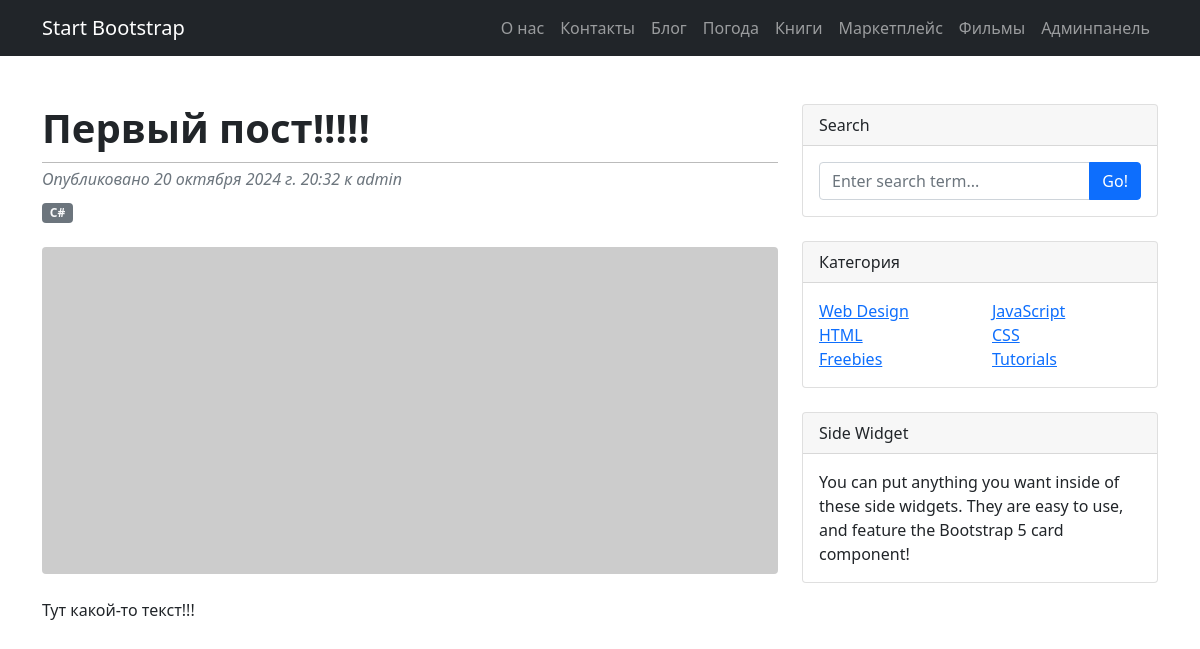
Page /detail/1/ on the committed database.
### blog/models.py (models this page shows, shortened)
class Post(models.Model):
    author = models.ForeignKey(settings.AUTH_USER_MODEL, on_delete=models.CASCADE)
    title = models.CharField(max_length=200)
    text = models.TextField()
    created_date = models.DateTimeField(default=timezone.now)
    published_date = models.DateTimeField(blank=True, null=True)
    category = models.ForeignKey(
        Category,
        verbose_name="Категория",
        on_delete=models.SET_NULL,
        blank=True,
        null=True,
    )
    image = models.ImageField(
        "Превью поста",
        blank=True,
        null=True,
        upload_to="images/thumbnails/%Y/%m/%d/",
        validators=[
            FileExtensionValidator(allowed_extensions=("png", "jpg", "webp", "gif"))
        ],
    )

class Category(models.Model):
    name = models.CharField(max_length=200)
    def __str__(self):
        return self.name

### blog/views.py (the view)
# urls.py: path("detail/<int:pk>/", views.post_detail, name='post_detail'),
def post_detail(request, pk):
    post = Post.objects.get(pk=pk)
    return render(request, "blog/post_detail.html", {"post": post})

### blog/templates/blog/post_detail.html (shortened to what this page needs)
{% extends "blog/base.html" %}
{% block content %}
<div class="row">
    <div class="col-lg-8">
        <article>
            <header class="mb-4">
                <h1 class="fw-bolder mb-1">{{ post.title }}</h1>
                <div class="text-muted fst-italic mb-2">Опубликовано {{ post.published_date }} к {{ post.author }}</div>
                <a class="badge bg-secondary text-decoration-none link-light" href="#!">{{ post.category}}</a>
            </header>
            <figure class="mb-4"><img class="img-fluid rounded"
                {% if post.image %}
                    src='{{ post.image.url }}'
                {% else %}
                    src="https://dummyimage.com/900x400/ced4da/6c757d.jpg" alt="..."
                {% endif %}
                /></figure>
            <section class="mb-5">
                {{ post.text|linebreaks }}
            </section>
        </article>
    </div>
    <div class="col-lg-4">
        <div class="card mb-4">
            <div class="card-header">Search</div>
            <div class="card-body">
                <div class="input-group">
                    <input class="form-control" type="text" placeholder="Enter search term..." aria-label="Enter search term..." aria-describedby="button-search" />
                    <button class="btn btn-primary" id="button-search" type="button">Go!</button>
                </div>
            </div>
        </div>
        <div class="card mb-4">
            <div class="card-header">Категория</div>
            <div class="card-body">
                <div class="row">
                    <div class="col-sm-6">
                        <ul class="list-unstyled mb-0">
                            <li><a href="#!">Web Design</a></li>
                            <li><a href="#!">HTML</a></li>
                            <li><a href="#!">Freebies</a></li>
                        </ul>
                    </div>
                    <div class="col-sm-6">
                        <ul class="list-unstyled mb-0">
                            <li><a href="#!">JavaScript</a></li>
                            <li><a href="#!">CSS</a></li>
                            <li><a href="#!">Tutorials</a></li>
                        </ul>
                    </div>
                </div>
            </div>
        </div>
        <div class="card mb-4">
            <div class="card-header">Side Widget</div>
            <div class="card-body">You can put anything you want inside of these side widgets. They are easy to use, and feature the Bootstrap 5 card component!</div>
        </div>
    </div>
</div>
{% endblock %}

### blog/static/css/blog.css (style rules this page uses)
body { margin:0; padding:0; font-family:helvetica, sans-serif; }
a { color:#00abff; text-decoration:none; }
h1 { font-weight:normal; border-bottom:1px solid #bbb; padding:0 0 10px 0; }
input, textarea { clear:both; float:left; margin:0 0 10px; background:#ededed; border:0; padding:6px 10px; font-size:12px; }

### rows in the picture
Post: title "Первый пост!!!!!", published_date "20 октября 2024 г. 20:32", author "admin", category "C#", text "Тут какой-то текст!!!"
